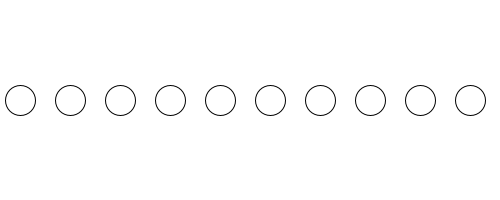
Frame 1 (no input)
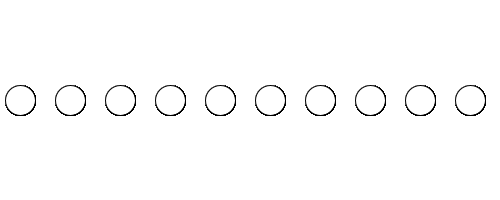
Frame 60 (the mouse pressed at the canvas centre just before this capture)
Frame 120 (the mouse held since frame 60 and released just before this capture): identical to frame 60, image omitted

The Processing sketch that drew these frames (run headless with seeded random() and noise(); from frame 60 on, the mouse is pressed at the canvas centre):

// Processing sketch: processing_29159
// ── processing_29159.pde

void setup(){
  size(500,200);
  background(255);
}

int i;

void draw(){
  for(i = 0; i < 10; i++){
    ellipse(50*i + 20,100,30,30);
  }
}
